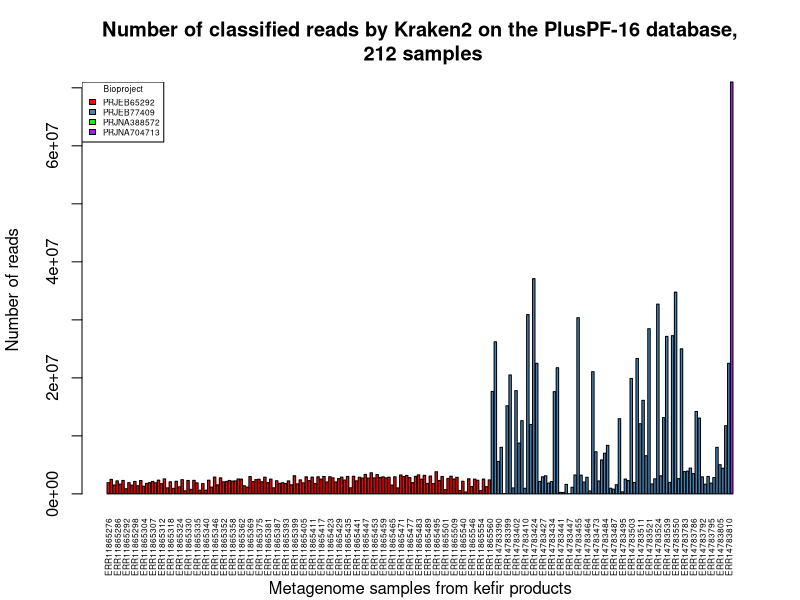

The R source for this figure:
# 17/05/2026
# Barplot of the numbers of classified reads by Kraken generated
# with the 'taxonomy workflow'

# Part 1: Importing the necessary packages and data -----------------------

library(readr)
library(tidyr)
library(ggplot2)
library(ggforce)
library(tibble)

reads <- read.csv("read_classified_kraken.csv",dec = ".", sep = ",", header = FALSE)
reads.env <- read.csv("sample_collection.csv",dec = ",", sep = ";", header = TRUE)

# Part 2: rearranging data ------------------------------------------------

reads$bioproject <- reads$V2
reads$bioproject <- reads.env$bioproject[match(reads$V1,reads.env$sample)]
reads[reads$V1=="SRR13801805", "bioproject"] <- "PRJNA704713"

# Part 3:  coloring by Bioproject ------------------------------------------

color_map <- c(
  "PRJEB65292" = "red",
  "PRJEB77409" = "steelblue",
  "PRJNA388572" = "green",
  "PRJNA704713" = "purple"
)

bar_colors <- color_map[reads$bioproject]
n = as.character(nrow(reads))

# Part 4:  Plotting --------------------------------------------------------
barplot(
  reads$V2,
  names.arg = reads$V1,
  col = bar_colors,
  las = 3, # labels verticaux
  main = paste("Number of classified reads by Kraken2 on the PlusPF-16 database,\n", n,"samples"),
  sub = "Metagenome samples from kefir products",
  ylab = "Number of reads",
  cex.names = 0.5
)

legend(
  "topleft",
  legend = names(color_map),
  fill = color_map,
  title = "Bioproject",
  cex = 0.5
)
dev.off()

# Saving
pdf("barplot_reads_classified.pdf", width = 12, height = 4)
layout(matrix(c(1,2), ncol = 1), heights = c(3,1.5))
